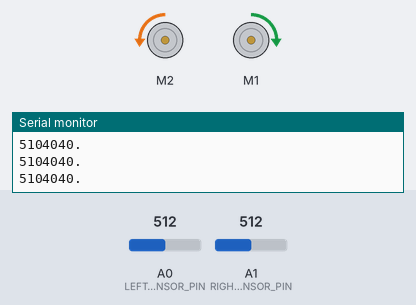
Bench run of a sketch on a simulated Arduino Uno, built with avr-gcc and run on an emulated ATmega328P. Parts: 2 × DC motor (green arrow = forward, orange = backward, longer = faster), the last lines printed to the serial monitor. Inputs (shaded band) come from the test bench; at power-on: A0 (LEFT_SENSOR_PIN) = 512, A1 (RIGHT_SENSOR_PIN) = 512.

Above: at 1.2 s.
1.3 s: A0 (LEFT_SENSOR_PIN) set to 1008
2.8 s: A0 (LEFT_SENSOR_PIN) set to 1021
At 3.9 s:
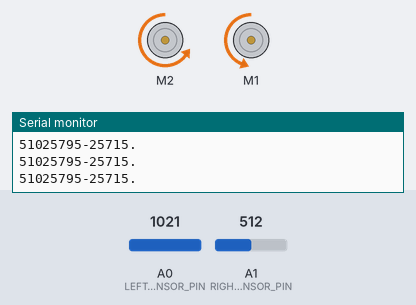
4.3 s: A1 (RIGHT_SENSOR_PIN) set to 1014
5.8 s: A1 (RIGHT_SENSOR_PIN) set to 1021
At 6.5 s:
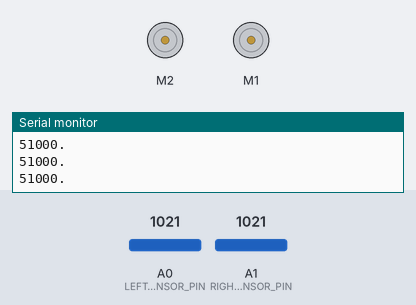
7.3 s: A0 (LEFT_SENSOR_PIN) set to 900
At 8.5 s:
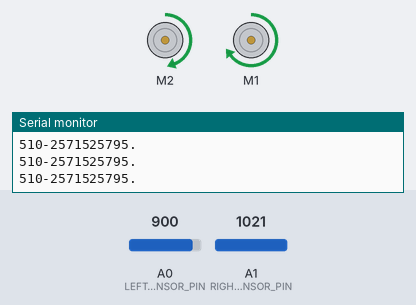
8.8 s: A0 (LEFT_SENSOR_PIN) set to 1023
At 10.0 s:
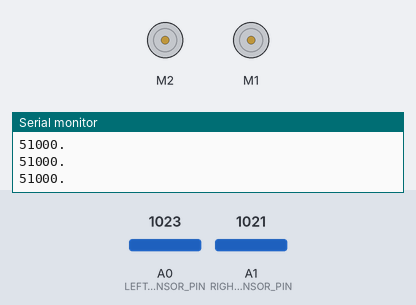
Timing chart, 0 to 11.3 s (numbered marks = the images above; inputs shaded):
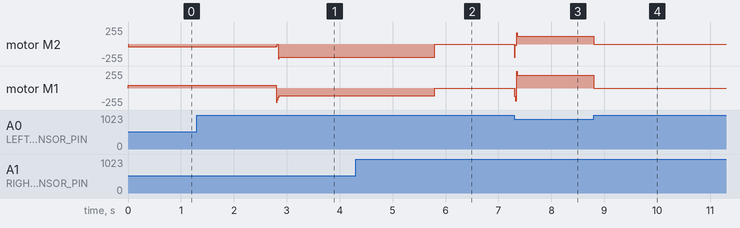

Measured:
- the behaviour switches between 1020 and 1021 on A0 (LEFT_SENSOR_PIN) (found by bisection; images 0 and 1)
- the behaviour switches between 1020 and 1021 on A1 (RIGHT_SENSOR_PIN) (found by bisection; images 1 and 2)
- after the input at 2.8 s, motor M2: backward 40/255 → backward 195/255 at once; motor M1: forward 40/255 → backward 115/255 at once
- after the input at 5.8 s, motor M2: backward 195/255 → stopped at once; motor M1: backward 115/255 → stopped at once
- after the input at 7.3 s, motor M2: stopped → forward 115/255 at once; motor M1: stopped → forward 195/255 at once
- after the input at 8.8 s, motor M2: forward 115/255 → stopped at once; motor M1: forward 195/255 → stopped at once

The sketch:

LineFollowing.ino
```cpp
// ADAFRUIT SETUP
#include <Wire.h>
#include <Adafruit_MotorShield.h>
#include "utility/Adafruit_MS_PWMServoDriver.h"
#include <EEPROM.h>

Adafruit_MotorShield AFMS = Adafruit_MotorShield();

Adafruit_DCMotor *RightMotor = AFMS.getMotor(2);
Adafruit_DCMotor *LeftMotor = AFMS.getMotor(1);

// SENSOR PINS
const byte RIGHT_SENSOR_PIN = A1;
const byte LEFT_SENSOR_PIN = A0;

// PID VARIABLES
int set_point = 0;
int current_value = 0;
int error = 0;
int prev_error = 0;
int threshold = 0;
const int numOfData = 100;
int pastData[numOfData];


// PID CONSTANTS
int k_p = EEPROM.read(1);
float k_i = EEPROM.read(2);
int k_d = EEPROM.read(3);
int PID;

// ROBOT STATES
int datacount = 0;
int right_speed;
int left_speed;
int speed_const = 40;
bool right_sensor = 0;
bool left_sensor = 0;


void setup() {
  Serial.begin(9600);
  AFMS.begin();

  pinMode(RIGHT_SENSOR_PIN, INPUT);
  pinMode(LEFT_SENSOR_PIN, INPUT);


  // RETRIEVE THRESHOLD CALCULATION FROM EEPROM
  threshold = 4 * EEPROM.read(0);

  // BEGIN RUNNING BOTH MOTORS
  set_motor_speeds();
}

// MAIN LOOP
void loop() {

  // INCREASE COUNT FOR MATLAB USE
  ++datacount;

  // CHECK FOR LEFT, RIGHT, MIDDLE, OR END OF TRACK
  error = check_sensors();

  // STOP IF CHECK_SENSORS RETURNS 2 (END OF TRACK)
  while (error == 2) {
    error = check_sensors();
    readPID();
    right_speed = 0;
    left_speed = 0;
    set_motor_speeds();
  }

  // CALCULATE PID, ADJUST MOTORS, AND REPORT DATA TO MATLAB
  calculate_PID();
  adjust_motors();
  set_motor_speeds();
  //send_to_matlab();

  // CURRENT ERROR BECOMES PREVIOUS ERROR FOR DERIVATIVE CALC
  prev_error = error;

  readPID();
}

// GIVEN CURRENT MOTOR SPEED VALUES, ADJUST MOTORS
void set_motor_speeds() {
  if (right_speed > 0){
    RightMotor->setSpeed(right_speed);
     RightMotor->run(BACKWARD);
  }
  else {
    RightMotor->setSpeed(abs(right_speed));
    RightMotor->run(FORWARD);
  }


  if (left_speed > 0){
    LeftMotor->setSpeed(left_speed);
    LeftMotor->run(FORWARD);
  }
  else{
    LeftMotor->setSpeed(abs(left_speed));
    LeftMotor->run(BACKWARD);
  }

  if (millis()%1000 < 5){
    Serial.print(k_p + (int)(1/k_i) + k_d);
    Serial.print(right_speed);
    Serial.print(left_speed);
    Serial.println(".");
  }

}

// RETURNS THE FOLLOWING: RIGHT OF LINE = -1, LEFT OF LINE = 1, ON LINE = 0, END OF TRACK = 2
int check_sensors() {
  left_sensor = analogRead(LEFT_SENSOR_PIN) > threshold;
  right_sensor = analogRead(RIGHT_SENSOR_PIN) > threshold;

  // IF BOTH SENSORS ARE ABOVE THRESHOLD, BOTH ARE ON BLACK LINE (SIGNIFIES END OF TRACK)
  if (left_sensor && right_sensor) {
    return 2;
  }

  return left_sensor - right_sensor;
}


// CALCULATE PID VALUE TO ADD AND SUBTRACT TO MOTORS
float calculate_PID() {

  pastData[datacount%numOfData] = error;

  int p = error;

  int i = 0;
  for (int j = 0; j <numOfData; j++){
    i += pastData[j];
  }

  float d = error - prev_error;

  PID = k_p * p + k_i * i + k_d * d;
}


// CHANGE MOTORS BY PID
float adjust_motors() {
  right_speed = speed_const + PID;
  left_speed = speed_const - PID;
}

// SEND ALL DATA TO MATLAB
void send_to_matlab() {
  //Serial.println(String(datacount) + String(",") + String(k_p) + String(",") + String(k_i) + String(",") + String(k_d) + String(",") + String(left_sensor) + String(",") + String(right_sensor) + String(",") + String(left_speed) + String(",") + String(right_speed));  // send average reading to matlab
}

void readPID() {
  String PIDvals;
  while (Serial.available()) {
    PIDvals = Serial.readStringUntil(".");
    if (PIDvals.length() > 10){
      k_p = PIDvals.substring(0, 3).toInt();
      EEPROM.write(1, (byte)k_p);
      k_i = 1.0/PIDvals.substring(4, 7).toInt();
      EEPROM.write(2, (byte)k_i);
      k_d = PIDvals.substring(8, 11).toInt();
      EEPROM.write(3, (byte)k_d);
    }
  }
}
```
